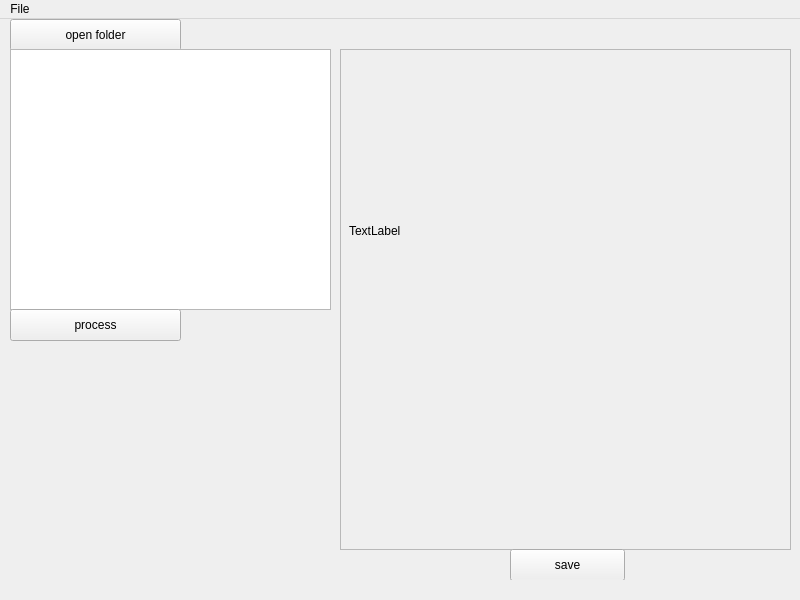
<?xml version="1.0" encoding="UTF-8"?>
<ui version="4.0">
 <class>MainWindow</class>
 <widget class="QMainWindow" name="MainWindow">
  <property name="geometry">
   <rect>
    <x>0</x>
    <y>0</y>
    <width>800</width>
    <height>600</height>
   </rect>
  </property>
  <property name="sizePolicy">
   <sizepolicy hsizetype="Preferred" vsizetype="Preferred">
    <horstretch>0</horstretch>
    <verstretch>0</verstretch>
   </sizepolicy>
  </property>
  <property name="minimumSize">
   <size>
    <width>800</width>
    <height>600</height>
   </size>
  </property>
  <property name="windowTitle">
   <string>QT_test v1</string>
  </property>
  <widget class="QWidget" name="centralWidget">
   <widget class="QPushButton" name="btnOpen">
    <property name="geometry">
     <rect>
      <x>10</x>
      <y>0</y>
      <width>171</width>
      <height>32</height>
     </rect>
    </property>
    <property name="cursor">
     <cursorShape>PointingHandCursor</cursorShape>
    </property>
    <property name="toolTip">
     <string/>
    </property>
    <property name="statusTip">
     <string>click to open folder with images</string>
    </property>
    <property name="text">
     <string>open folder</string>
    </property>
   </widget>
   <widget class="QListView" name="lstFiles">
    <property name="geometry">
     <rect>
      <x>10</x>
      <y>30</y>
      <width>321</width>
      <height>261</height>
     </rect>
    </property>
    <property name="statusTip">
     <string>files list</string>
    </property>
    <property name="selectionMode">
     <enum>QAbstractItemView::SingleSelection</enum>
    </property>
    <property name="viewMode">
     <enum>QListView::IconMode</enum>
    </property>
   </widget>
   <widget class="QPushButton" name="btnProcess">
    <property name="geometry">
     <rect>
      <x>10</x>
      <y>290</y>
      <width>171</width>
      <height>32</height>
     </rect>
    </property>
    <property name="text">
     <string>process</string>
    </property>
   </widget>
   <widget class="QScrollArea" name="scrollArea">
    <property name="geometry">
     <rect>
      <x>340</x>
      <y>30</y>
      <width>451</width>
      <height>501</height>
     </rect>
    </property>
    <property name="widgetResizable">
     <bool>true</bool>
    </property>
    <widget class="QWidget" name="scrollAreaWidgetContents">
     <property name="geometry">
      <rect>
       <x>0</x>
       <y>0</y>
       <width>449</width>
       <height>499</height>
      </rect>
     </property>
     <widget class="QLabel" name="pixLabel">
      <property name="geometry">
       <rect>
        <x>8</x>
        <y>125</y>
        <width>131</width>
        <height>111</height>
       </rect>
      </property>
      <property name="text">
       <string>TextLabel</string>
      </property>
     </widget>
    </widget>
   </widget>
   <widget class="QPushButton" name="saveMap">
    <property name="geometry">
     <rect>
      <x>510</x>
      <y>530</y>
      <width>115</width>
      <height>32</height>
     </rect>
    </property>
    <property name="text">
     <string>save</string>
    </property>
   </widget>
  </widget>
  <widget class="QMenuBar" name="menuBar">
   <property name="geometry">
    <rect>
     <x>0</x>
     <y>0</y>
     <width>800</width>
     <height>22</height>
    </rect>
   </property>
   <widget class="QMenu" name="menuFile">
    <property name="title">
     <string>File</string>
    </property>
    <addaction name="actionOpen"/>
   </widget>
   <addaction name="menuFile"/>
  </widget>
  <widget class="QStatusBar" name="statusBar">
   <property name="font">
    <font>
     <pointsize>10</pointsize>
    </font>
   </property>
   <property name="cursor">
    <cursorShape>PointingHandCursor</cursorShape>
   </property>
   <property name="mouseTracking">
    <bool>false</bool>
   </property>
   <property name="statusTip">
    <string/>
   </property>
   <property name="autoFillBackground">
    <bool>false</bool>
   </property>
   <property name="sizeGripEnabled">
    <bool>false</bool>
   </property>
  </widget>
  <action name="actionOpen">
   <property name="text">
    <string>Open</string>
   </property>
   <property name="shortcut">
    <string>Ctrl+O</string>
   </property>
  </action>
 </widget>
 <layoutdefault spacing="6" margin="11"/>
 <resources/>
 <connections/>
</ui>
